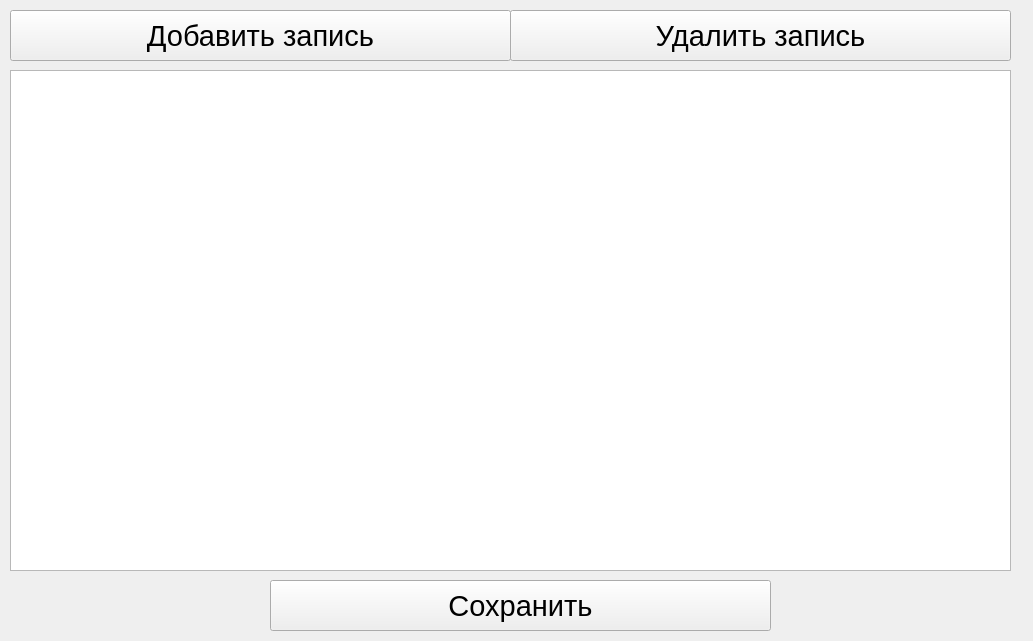
<?xml version="1.0" encoding="UTF-8"?>
<ui version="4.0">
 <class>Form</class>
 <widget class="QWidget" name="Form">
  <property name="geometry">
   <rect>
    <x>0</x>
    <y>0</y>
    <width>1033</width>
    <height>641</height>
   </rect>
  </property>
  <property name="windowTitle">
   <string>Form</string>
  </property>
  <widget class="QPushButton" name="add">
   <property name="geometry">
    <rect>
     <x>10</x>
     <y>10</y>
     <width>501</width>
     <height>51</height>
    </rect>
   </property>
   <property name="font">
    <font>
     <pointsize>22</pointsize>
    </font>
   </property>
   <property name="text">
    <string>Добавить запись</string>
   </property>
  </widget>
  <widget class="QTableWidget" name="table">
   <property name="geometry">
    <rect>
     <x>10</x>
     <y>70</y>
     <width>1001</width>
     <height>501</height>
    </rect>
   </property>
  </widget>
  <widget class="QPushButton" name="delet">
   <property name="geometry">
    <rect>
     <x>510</x>
     <y>10</y>
     <width>501</width>
     <height>51</height>
    </rect>
   </property>
   <property name="font">
    <font>
     <pointsize>22</pointsize>
    </font>
   </property>
   <property name="text">
    <string>Удалить запись</string>
   </property>
  </widget>
  <widget class="QPushButton" name="save">
   <property name="geometry">
    <rect>
     <x>270</x>
     <y>580</y>
     <width>501</width>
     <height>51</height>
    </rect>
   </property>
   <property name="font">
    <font>
     <pointsize>22</pointsize>
    </font>
   </property>
   <property name="text">
    <string>Сохранить</string>
   </property>
  </widget>
 </widget>
 <resources/>
 <connections/>
</ui>
